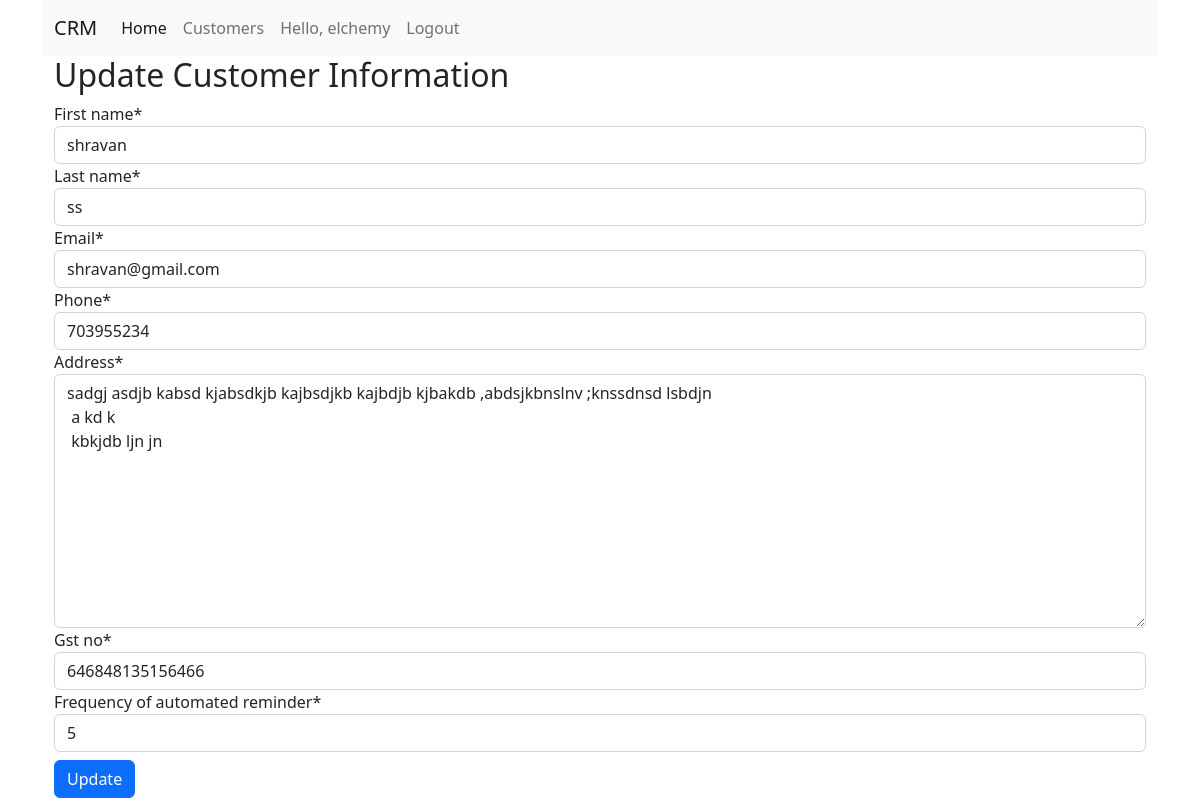
The app's page /customers/update/3/ (signed in) with its own data.
### accounts/models.py (models this page shows)
class CustomUser(AbstractUser):
    pass
    def __str__(self) -> str:
        return self.username

### crm/models.py (models this page shows, shortened)
class Customer(models.Model):
    first_name = models.CharField(max_length=50)
    last_name = models.CharField(max_length=50)
    email = models.EmailField(unique=True)
    phone = models.PositiveBigIntegerField()
    address = models.TextField()
    gst_no = models.CharField(max_length=15)
    frequency_of_automated_reminder = models.IntegerField()

### crm/views.py (the view)
# urls.py: path('customers/update/<int:pk>/',CustomerUpdateView.as_view(),name='customer-update'),
class CustomerUpdateView(LoginRequiredMixin,UpdateView):
    model = Customer
    fields ='__all__'
    template_name = "crm/customer_update.html"

### crm/templates/crm/customer_update.html (shortened to what this page needs)
{% extends "crm/base.html" %}
{% load crispy_forms_tags %}
{% block content %}
<div class="container">
  <h2>Update Customer Information</h2>
  <form action="" method="post">
    {{ form|crispy }}
    <button type="submit" class="btn btn-primary my-2">Update</button>
  </form>
</div>
{% endblock content %}

### crm/templates/crm/base.html (shortened to what this page needs)
<!doctype html>
<html lang="en">
  <head>
    <link rel="stylesheet" href="https://cdn.jsdelivr.net/npm/bootstrap@5.2.0-beta1/dist/css/bootstrap.min.css">
  </head>
  <body>
    <div class="container">
      <nav class="navbar navbar-expand-lg navbar-light bg-light">
        <div class="container-fluid">
          <a class="navbar-brand" href="{% url 'home' %}">CRM</a>
          <div class="collapse navbar-collapse" id="navbarSupportedContent">
            <ul class="navbar-nav me-auto mb-2 mb-lg-0">
              <li class="nav-item">
                <a class="nav-link active" aria-current="page" href="{% url 'home' %}">Home</a>
              </li>
              <li class="nav-item">
                <a class="nav-link" href="{% url 'home' %}">Customers</a>
              </li>
              {% if user.is_authenticated %}
              <li class="nav-item">
                <a class="nav-link" href="">Hello, {{ request.user }}</a>
              </li>
              <li class="nav-item">
                <a class="nav-link" href="{% url 'logout' %}">Logout</a>
              </li>
              {% endif %}
            </ul>
          </div>
        </div>
      </nav>
      {% block content %}
      {% endblock content %}
    </div>
    </body>
    </html>

### records on screen
CustomUser: user "elchemy"
Customer: first_name "shravan", last_name "ss", email "shravan@gmail.com", phone "703955234", address "sadgj asdjb kabsd kjabsdkjb kajbsdjkb kajbdjb kjbakdb ,abdsjkbnslnv ;knssdnsd lsbdjn a kd k kbkjdb ljn jn", gst_no "646848135156466", frequency_of_automated_reminder "5"
